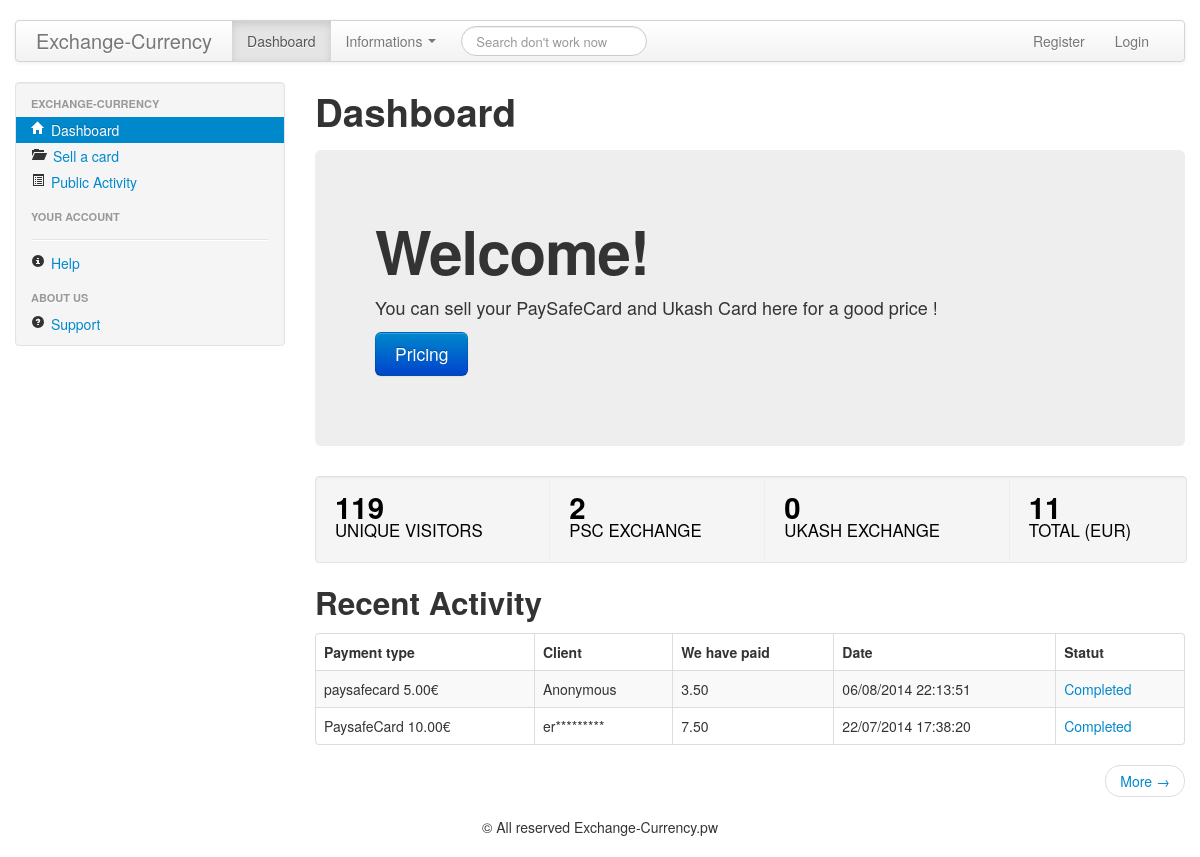
The page / on the database its author committed.
### tables this page shows
CREATE TABLE `activity` (
  `id` int(11) NOT NULL,
  `abr` varchar(100) DEFAULT NULL,
  `card` varchar(100) DEFAULT NULL,
  `client_id` int(11) DEFAULT NULL,
  `base_value` decimal(20,2) DEFAULT NULL,
  `client_name` varchar(100) DEFAULT NULL,
  `final_value` decimal(20,2) DEFAULT NULL,
  `statut` int(11) UNSIGNED ZEROFILL DEFAULT NULL,
  `date` varchar(100) DEFAULT NULL,
  `hidden` int(5) DEFAULT NULL
);

### pages/dashboard.php (the view, shortened to what this page needs)
<div class="span9">
					<h1>
						Dashboard
					</h1>
					<div class="hero-unit">
						<h1>
							Welcome!
						</h1>
						<p>
							You can sell your PaySafeCard and Ukash Card here for a good price !
						</p>
						<p>
							<a href="index.php?p=pricing" class="btn btn-primary btn-large">Pricing</a>
						</p>
					</div>
					<div class="well summary">
					<?php
					try
					{
						$bdd = new PDO('mysql:host='.$db_address.';dbname='.$db_base.'', $db_user, $db_password);
					}
					catch (Exception $e)
					{
						die('Erreur : ' . $e->getMessage());
					}
					$query = $bdd->prepare("SELECT ip FROM visitors");
					$query->execute();
					$uniqueVisit = $query->rowCount();
					$pscCount = 0;
					$ukaCount = 0;
					$euroCount = 0;
					$query = $bdd->prepare("SELECT * FROM activity WHERE statut = 4");
					$query->execute();
					while($data = $query->fetch())
					{
						if($data['abr'] == "PSC")
						{
							$pscCount++;
						}
						elseif($data['abr'] == "UKA")
						{
							$ukaCount++;
						}
						else
						{
						}
						$euroCount += $data['final_value'];
					}
					?>
						<ul>
							<li>
								<a href="#"><span class="count"><?php echo $uniqueVisit; ?></span> Unique visitors</a>
							</li>
							<li>
								<a href="#"><span class="count"><?php echo $pscCount; ?></span> PSC Exchange</a>
							</li>
							<li>
								<a href="#"><span class="count"><?php echo $ukaCount; ?></span> Ukash Exchange</a>
							</li>
							<li class="last">
								<a href="#"><span class="count"><?php echo $euroCount; ?></span> Total (Eur)</a>
							</li>
						</ul>
					</div>
					<h2>
						Recent Activity
					</h2>
					<table class="table table-bordered table-striped">
						<thead>
							<tr>
								<th>
									Payment type
								</th>
								<th>
									Client
								</th>
								<th>
									We have paid
								</th>
								<th>
									Date
								</th>
								<th>
									Statut
								</th>
							</tr>
						</thead>
						<tbody>
						<?php
						$query = $bdd->prepare("SELECT * FROM activity ORDER BY date DESC LIMIT 8");
						$query->execute();
						while($data = $query->fetch())
						{
							$name = $data['client_name'];
							if($data['hidden'] == 1)
							{
								$name_len = strlen($name) + 3;
								$replacename = str_repeat('*',$name_len-2);
								$name = $name[0] . $name[1] . $replacename;
							}
							$tdate = $data['date'];
							$fdate = date('d/m/Y H:i:s',$tdate);
							switch($data['statut'])
							{
								case 4:
									$statut = "Completed";
									break;
							}
						?>
							<tr>
								<td>
									<?php echo $data['card'] . ' ' . $data['base_value'] . '&euro;'; ?>
								</td>
								<td>
									<?php echo $name; ?>
								</td>
								<td>
									<?php echo $data['final_value']; ?>
								</td>
								<td>
									<?php echo $fdate; ?>
								</td>
								<td>
									<a href="#" class="view-link"><?php echo $statut; ?></a>
								</td>
							</tr>
						<?php
						}
						?>
						</tbody>
					</table>
					<ul class="pager">
						<li class="next">
							<a href="index.php?p=activity">More &rarr;</a>
						</li>
					</ul>
				</div>

### css/site.css (style rules this page uses)
body { padding-top:20px; padding-bottom:20px; }
h1 { padding-bottom:0.2em; }
.summary { display:table; width:100%; padding:0; margin:0 0 20px 0; }
.summary ul { margin:0; padding:0; overflow:hidden; display:table-row; }
.summary li { margin:0; padding:19px; display:table-cell; border-right:1px solid #eee; }
.summary li:last-child { border:none; }
.summary a { display:block; font-size:1.2em; line-height:1.4em; text-transform:uppercase; color:#000; }
.summary .count { display:block; font-size:1.75em; font-weight:bold; }

### rows shown on the page
activity: card "paysafecard", base_value "5.00", client_name "Anonymous", final_value "3.50", date "06/08/2014 22:13:51", statut "Completed"
activity: card "PaysafeCard", base_value "10.00", client_name "er*********", final_value "7.50", date "22/07/2014 17:38:20", statut "Completed"

### other values the page prints
$uniqueVisit "119"
$pscCount "2"
$ukaCount "0"
$euroCount "11"
